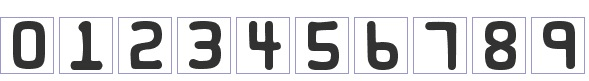
#> input picture examples/creditcard_digits1.jpg, 589 x 81 px, found by its file name
$ python datacreator.py
#> lines starting #> are read from the running program, lines starting #| are printed output that depends on the picture
# -*- coding: utf-8 -*-
"""
Created on Mon Apr 14 14:09:47 2025

@author: iGOR
"""

import os
import shutil
import numpy as np
import random
import cv2
import albumentations as A
import yaml
import argparse
import logging

logger = logging.getLogger(__name__)
logger.setLevel(logging.INFO)

handler = logging.FileHandler(r"./logs/datacreator.log")
formatter = logging.Formatter("%(asctime)s %(levelname)s %(message)s")

handler.setFormatter(formatter)
logger.addHandler(handler)


def main():
    logger.info("DATA GENERATION START\n")
    parser = argparse.ArgumentParser(description="Synthetic data creation")
    parser.add_argument('--par_dir',
                        default=r'./parameters/parameters_datacreator.yml',
                        type=str,
                        help='path to the parameter yaml file')

    args = parser.parse_args()

    with open(args.par_dir, 'r') as f:
        par_dict = yaml.load(f, Loader=yaml.SafeLoader)

    logger.info(f"First didgits exsample path: {par_dict['path_to_examples1']}")
    logger.info(f"Second didgits exsample path: {par_dict['path_to_examples2']}")
    logger.info(f"Train data path: {par_dict['tr_data_path']}")
    logger.info(f"Validation data path: {par_dict['val_data_path']}")
    logger.info(f"Test data path: {par_dict['test_data_path']}")
    logger.info(f"Train data size for each digits example: {par_dict['train_size']}")
    logger.info(f"Validation data size for each digits example: {par_dict['val_size']}")
    logger.info(f"Test data size for each digits example: {par_dict['test_size']}")
    logger.info(f"Kind of augmentation: {par_dict['simple_aug']}")
    logger.info(f"Image of digit size: {par_dict['dim']}")

    DataCreator(path_to_examples1=par_dict['path_to_examples1'],
                path_to_examples2=par_dict['path_to_examples2'],
                tr_data_path=par_dict['tr_data_path'],
                val_data_path=par_dict['val_data_path'],
                test_data_path=par_dict['test_data_path'],
                train_size=par_dict['train_size'],
                val_size=par_dict['val_size'],
                test_size=par_dict['test_size'],
                simple_aug=par_dict['simple_aug'],
                dim=par_dict['dim'])

    logger.info("DATA GENERATION END\n")

class DataCreator():
    def __init__(self,
                 path_to_examples1=r'./examples/creditcard_digits1.jpg',
                 path_to_examples2=r'./examples/creditcard_digits2.jpg',
                 tr_data_path=r"./data/train",
                 val_data_path=r"./data/validation",
                 test_data_path=r"./data/test",
                 train_size=4000,
                 val_size=1000,
                 test_size=100,
                 simple_aug=False,
                 dim=32):
#> called with path_to_examples1 = '../digit_examples/creditcard_digits1.jpg', path_to_examples2 = '../digit_examples/creditcard_digits2.jpg', tr_data_path = '../data/train', val_data_path = '../data/validation', test_data_path = '../data/test', train_size = 4000, val_size = 1000, test_size = 100
        self.digits_ex1 = 255 - cv2.imread(path_to_examples1, cv2.IMREAD_GRAYSCALE)
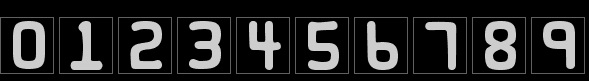
#> self.digits_ex1: shape (81, 589); min 0, max 215, mean 39.3
        self.digits_ex2 = cv2.imread(path_to_examples2, cv2.IMREAD_GRAYSCALE)
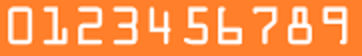
#> input picture examples/creditcard_digits2.jpg, 362 x 56 px, found by its file name
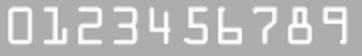
#> self.digits_ex2: shape (56, 362); min 164, max 255, mean 187.5
        self.tr_data_path = tr_data_path
        self.val_data_path = val_data_path
        self.test_data_path = test_data_path
        # self.digits_ex2[self.digits_ex2 <= 173] = 0
        self.train_size = train_size
        self.val_size = val_size
        self.test_size = test_size
        self.simple_aug = simple_aug
        self.dim = dim
        self.data_aug = A.Compose([
            # A.HorizontalFlip(p=0.5),
            A.OneOf([
                    A.Affine(
                        scale=(0.8, 1.2),
                        rotate=(-10, 10),
                        translate_percent=(-0.1, 0.1),
                        shear=(-10, 10),
                        p=0.8
                            ),
                    A.Perspective(scale=(0.05, 0.1), p=0.8)
                    ], p=0.7),
            A.OneOf([
                    A.GaussianBlur(blur_limit=(15, 15), p=0.5),
                    ], p=0.3),
                    ])
        self.makedir()
        self.create_train()
        self.create_validate()
        # self.create_test()


    # [316 lines left out: functions create_train, create_validate, create_test, digit_augmentation, add_noise, pixelate and 3 more, not called in this run]


if __name__ == "__main__":

    main()
#> (the call stopped at in __init__, `self.data_aug = A.Compose([`: albumentations is not available in this run)
